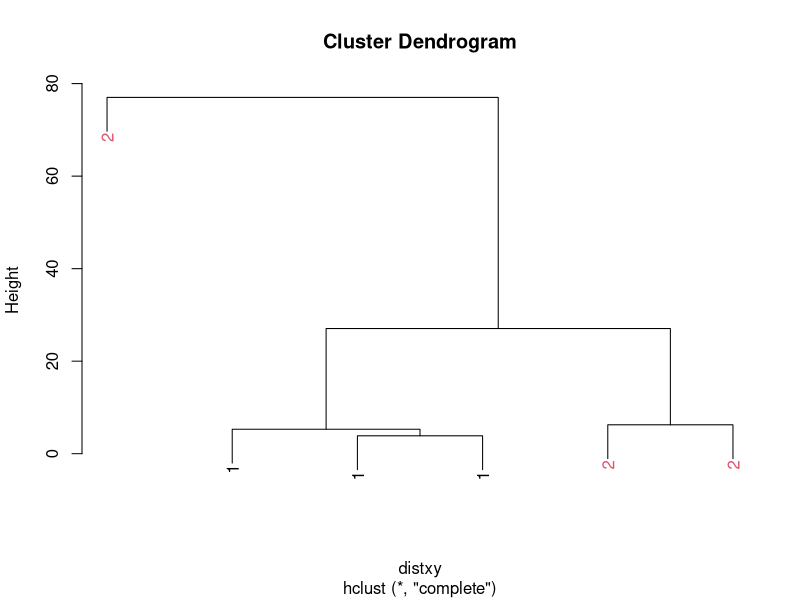
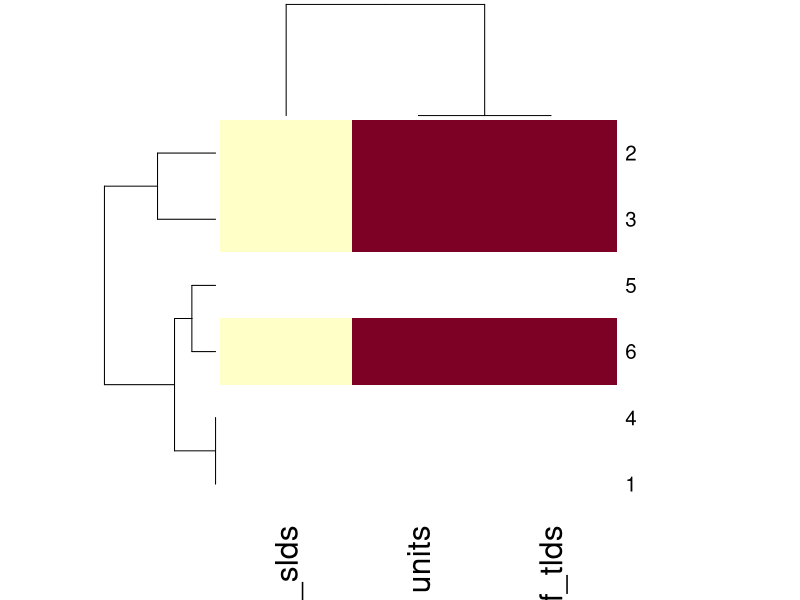

Write the R code that produced these figures, in order.
###################################
##### hierarchical clustering
###################################

#Create data

ncontract_id<-c("123", "124", "126", "144", "150", "200")
units<-c("1", "4", "3", "1", "2", "2")
dif_tlds<-c("1", "4", "3", "1", "2", "2")
dif_slds<-c("1","4", "1", "1", "2", "1")


DF<-data.frame(ncontract_id, units, dif_tlds, dif_slds)

#function for later

myplclust <- function( hclust, lab=hclust$labels, lab.col=rep(1,length(hclust$labels)), hang=0.1,...){
        ## modifiction of plclust for plotting hclust objects *in colour*!
        ## Copyright Eva KF Chan 2009
        ## Arguments:
        ##    hclust:    hclust object
        ##    lab:        a character vector of labels of the leaves of the tree
        ##    lab.col:    colour for the labels; NA=default device foreground colour
        ##    hang:     as in hclust & plclust
        ## Side effect:
        ##    A display of hierarchical cluster with coloured leaf labels.
        y <- rep(hclust$height,2)
        x <- as.numeric(hclust$merge)
        y <- y[which(x<0)]
        x <- x[which(x<0)]
        x <- abs(x)
        y <- y[order(x)]
        x <- x[order(x)]
        plot( hclust, labels=FALSE, hang=hang, ... )
        text( x=x, y=y[hclust$order]-(max(hclust$height)*hang), labels=lab[hclust$order], col=lab.col[hclust$order], srt=90, adj=c(1,0.5), xpd=NA, ... )
}

## Here we prepare the data and plot

distxy<-dist(DF)
hClustering<-hclust(distxy)

myplclust(hClustering, lab=rep(1:3, each=3), lab.col=rep(1:3, each=3))


## Here a new option of ploting with heatmap()

dataMatrix<-data.matrix(DF)[,2:4]

heatmap(dataMatrix)



